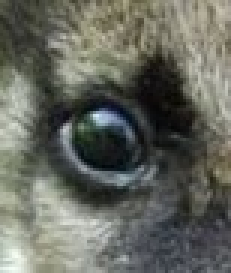
#> input picture image_yeux_coalis/a.jpg, 77 x 91 px (shown 3 times larger); its folder holds 4 pictures in this run
$ python sa.py
#> lines starting #> are read from the running program, lines starting #| are printed output that depends on the picture
import cv2
import os
from PIL import Image

os.chdir(r"C:\Users\jeanbaptiste\coatis\museau\yeux_image\p")
liste = os.listdir()
print(liste)

c=0
for i in liste:
    if i =="sa.py":
        pass
    else:
        im = Image.open(i).convert("LA")
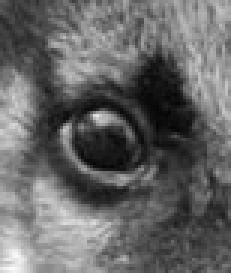
#> im: PIL image 77x91 LA (shown 3 times larger); mean R, G, B, A 101.7, 101.7, 101.7, 255
        a = str(c) + ".png"
        im.save(str(a))
        c+=1
#> pass 2 of the loop `for i in liste:`:
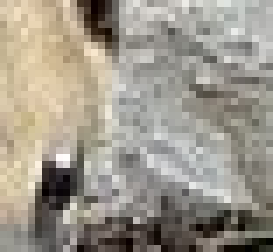
#> input picture image_yeux_coalis/aa.jpg, 39 x 36 px (shown 7 times larger)
#> `im = Image.open(i).convert("LA")`:
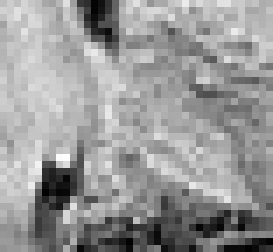
#> im: PIL image 39x36 LA (shown 7 times larger); mean R, G, B, A 151.9, 151.9, 151.9, 255
#> pass 3 of the loop `for i in liste:`:
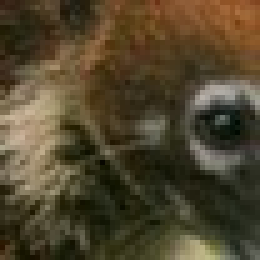
#> input picture image_yeux_coalis/aaa.jpg, 52 x 52 px (shown 5 times larger)
#> `im = Image.open(i).convert("LA")`:
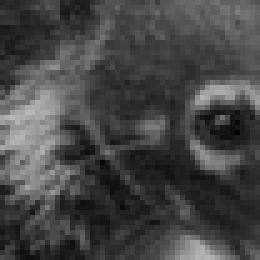
#> im: PIL image 52x52 LA (shown 5 times larger); mean R, G, B, A 69.9, 69.9, 69.9, 255
#> the loop made 5 passes; the first 3 are shown
